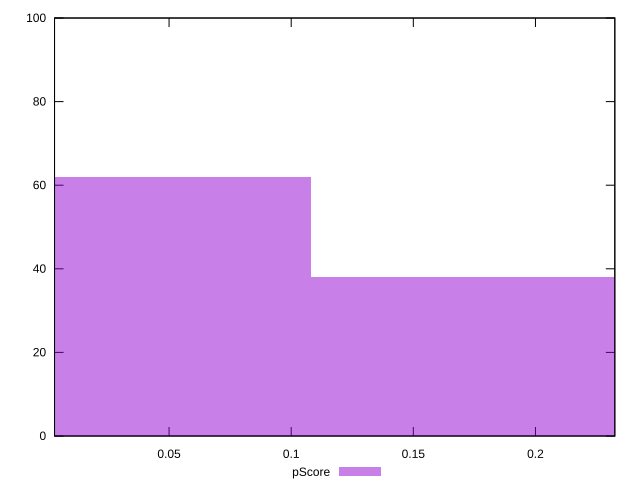

Source code (gnuplot):
reset

$pScore <<EOF
0 62
0.21605582985300925 38
EOF

set key outside below
set boxwidth 0.21605582985300925
set xrange [0.003113146976724157:0.2324919951492026]
set yrange [0:100]
set trange [0:100]
set style fill transparent solid 0.5 noborder
set terminal svg size 640, 490 enhanced background rgb 'white'
set output "report_00019_2021-02-10T18-14-37.922Z//cumulative-layout-shift/samples/pages+cached+noadtech+nomedia/pScore/histogram.svg"

plot $pScore title "pScore" with boxes

reset
